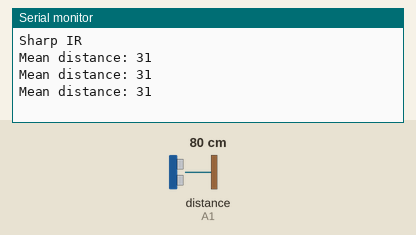
This sketch was run on a simulated Arduino Uno, built with avr-gcc and run on an emulated ATmega328P. Shown: the last lines printed to the serial monitor. Inputs (shaded band) come from the test bench; at power-on: distance to the obstacle (sensor on A1) 80 cm.

Above: at 1.8 s.
1.9 s: distance to the obstacle (sensor on A1) set to 2 cm
At 2.5 s:
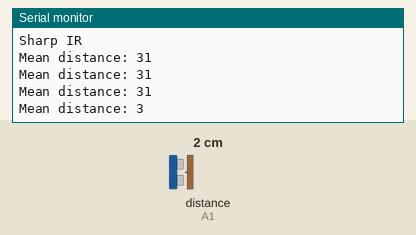
3.4 s: distance to the obstacle (sensor on A1) set to 4 cm
At 4.1 s:
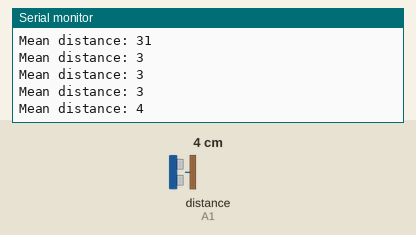
Timing chart, 0 to 6.4 s (numbered marks = the images above; inputs shaded):
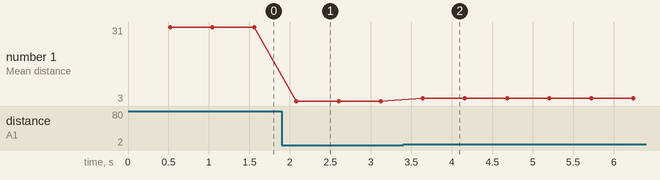

The sketch:

ir_sensor.ino
```cpp
// link for the library: https://github.com/guillaume-rico/SharpIR

#include <SharpIR.h>

#define IR A1

#define model 430


SharpIR SharpIR(IR, model);
void setup() {
 Serial.begin(9600);
 Serial.println("Sharp IR  ");
}

void loop() {

    delay(500);

  unsigned long startTime=millis();  // takes the time before the loop on the library begins

  int dis=SharpIR.distance();  // this returns the distance to the object you're measuring


  Serial.print("Mean distance: ");  // returns it to the serial monitor
  Serial.println(dis);
  unsigned long endTime=millis()-startTime;  // the following gives you the time taken to get the measurement
  //Serial.print("Time taken (ms): ");
  //Serial.println(endTime);

}
```

Measured:
- after the input at 1.9 s, the serial monitor: prints a new line after 0.18 s (image 1)
- after the input at 3.4 s, the serial monitor: prints a new line after 0.24 s (image 2)
- plotted number 1: 31 → 3 after the input at 1.9 s, 3 → 4 after the input at 3.4 s
